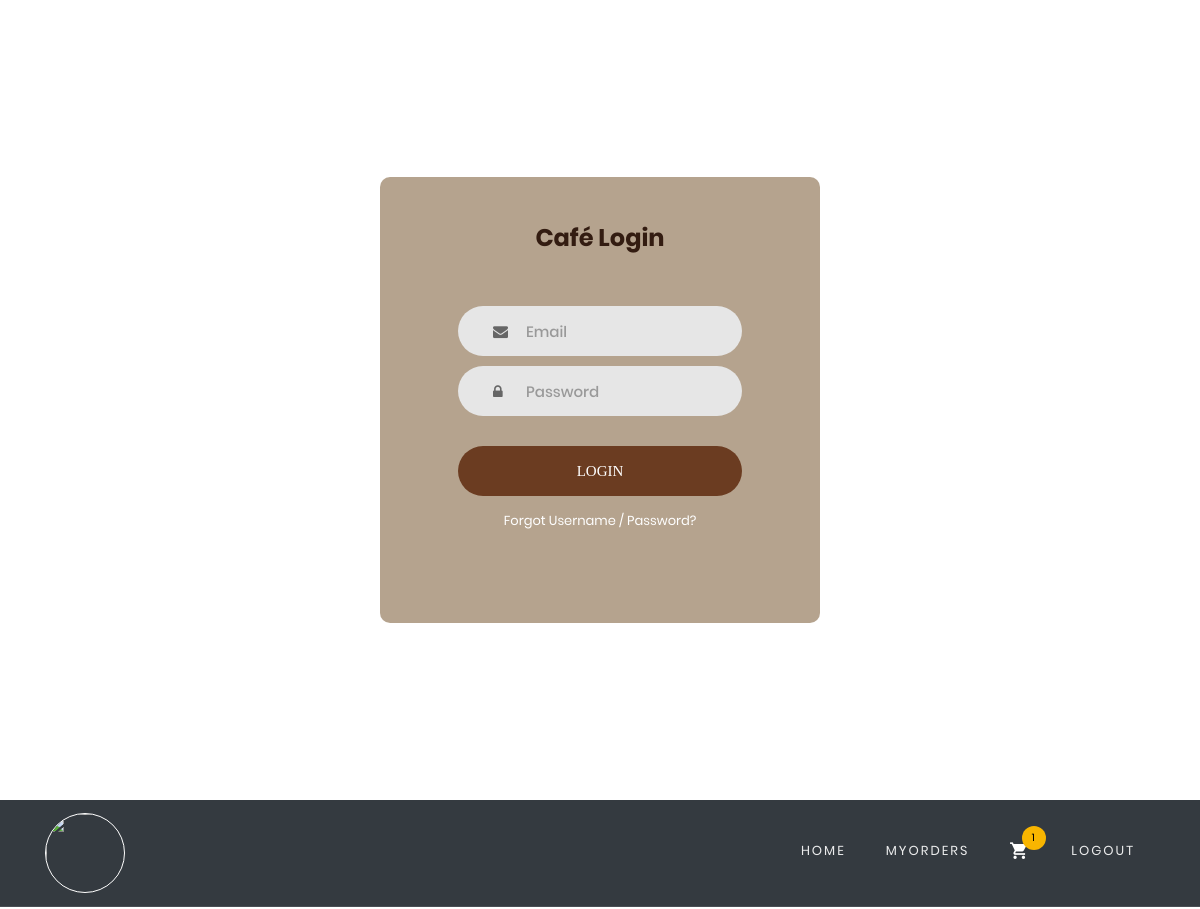
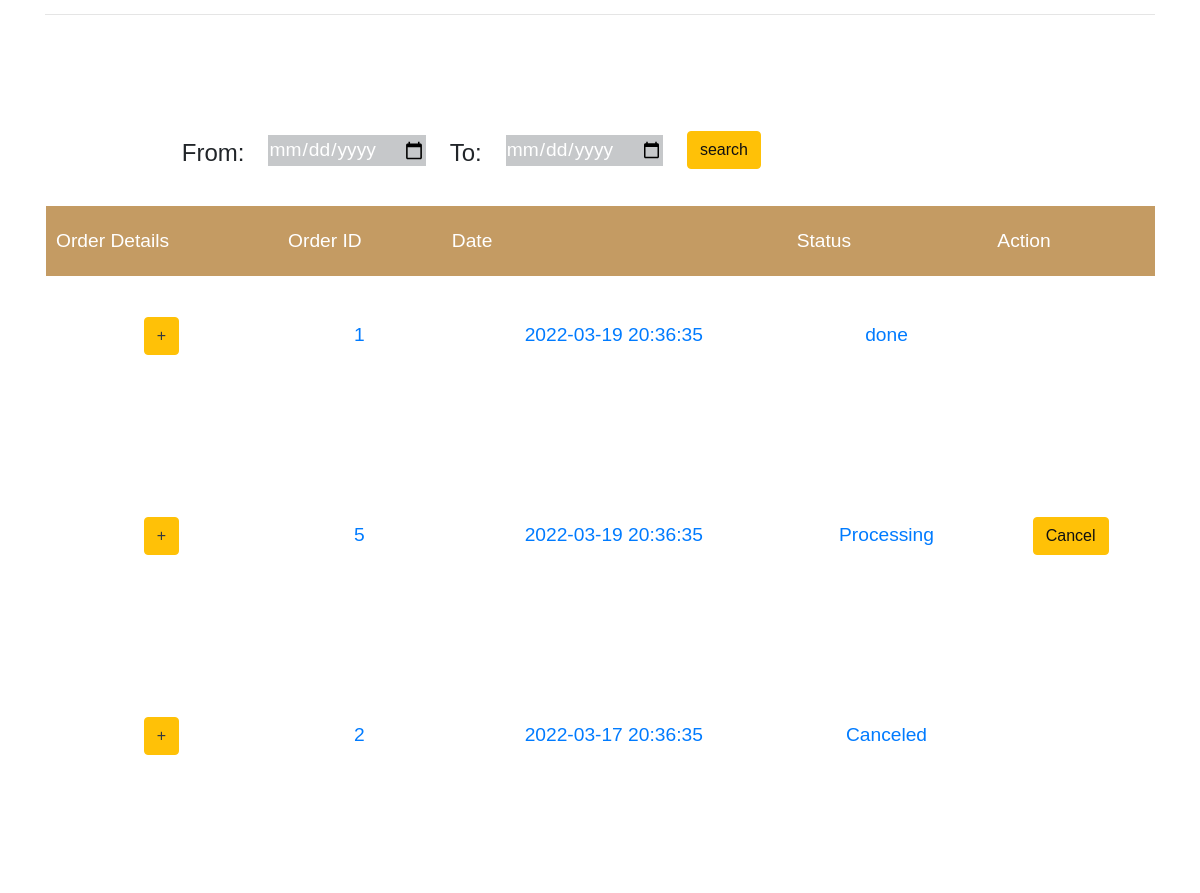
The app's page /User/myorders.php with its own data (2 pictures, top to bottom).
### tables this page shows
CREATE TABLE `orders` (
  `id` int(100) NOT NULL,
  `date` datetime NOT NULL,
  `status` varchar(100) NOT NULL,
  `totalPrice` int(100) NOT NULL,
  `user_id` int(100) NOT NULL
);

### DataBase.php (called while the page is built, shortened)
<?php
class DataBase
{
    private $userName;
    private $userPass;
    private $dsn;
    private $db;
    public function __construct()
    {
        $this->serverName  = "localhost";
        $this->userName = "root";
        $this->userPass  = "";
        $this->dbName = "cafeteria";
        $this->charSet = "utf8mb4";
        $this->dsn = "mysql:host=" . $this->serverName . "; dbname=" . $this->dbName . "; charset=" . $this->charSet;
    }
    public function connect()
    {
        try {
            $this->db = new PDO($this->dsn, $this->userName, $this->userPass);
        } catch (PDOException $err) {
            die($err->getMessage());
        }
    }
    public function userorders($uid)
    {
        try {
            $query = 'SELECT * FROM orders where  orders.user_id = ' . $uid . ' ORDER BY date DESC';
            $stmt = $this->db->prepare($query);
            $stmt->execute();
            $user_orders = $stmt->fetchAll();
            return $user_orders;
        } catch (PDOException $e) {
            return false;
        }
    }
}

### User/myorders.php (the view, shortened to what this page needs)
<?php
require_once ("../DataBase.php");
?>
<!DOCTYpE html>
<html lang="en">
<head>
    <link rel="stylesheet" href="css/animate.css">
    <link rel="stylesheet" href="css/owl.carousel.min.css">
    <link rel="stylesheet" href="css/icomoon.css">
    <link rel="stylesheet" href="css/style.css">
    <link rel="stylesheet" href="css/flaticon.css">
    <link rel="stylesheet" href="css/open-iconic-bootstrap.min.css">
    <link rel="stylesheet" href="css/owl.theme.default.min.css">
    <link rel="stylesheet" href="css/magnific-popup.css">
    <link rel="stylesheet" href="css/aos.css">
    <link rel="stylesheet" href="css/ionicons.min.css">
    <link rel="stylesheet" href="css/bootstrap-datepicker.css">
    <link rel="stylesheet" href="css/jquery.timepicker.css">
</head>
<body>
    <?php
    require_once("navbar.php");
    ?>
    <section class="container user-home">
        <hr />
        <div class="container" >
            <div class="row mt-5">
                <form class="mt-5"  method="post" action="">
                    <table class="col-8 d-flex" style="left: 20%;">
                        <tr>
                            <td>
                                <h4 class="mt-2" style="display: inline-block;">From:</h4>
                            </td>
                            <td>
                                <input class="m-4 table-bordered table-dark" type="date" name="from">
                            </td>
                            <td>
                                <h4 class="mt-2" style="display: inline-block;">To:</h4>
                            </td>
                            <td>
                                <input class="m-4 table-bordered table-dark" type="date" name="to">
                            </td>
                            <td>
                                <input class="btn btn-warning" type="submit" name="submit" value="search">
                            </td>
                        </tr>
                    </table>
                </form>
                <table class="table mt-3">
                    <thead class="thead-primary">
                        <tr class="text-center">
                            <th>Order Details</th>
                            <th>Order ID</th>
                            <th>Date</th>
                            <th>Status</th>
                            <th>Action</th>
                        </tr>
                    </thead>
                    <tbody>
                        <?php
                        $userID= 2;
                            $db = new DataBase();
                            try{
                                $db->connect();
                                $orders = $db->userorders($userID);
                                foreach ($orders as $order) {
                            ?>
                        <tr class="<?= $order['id'] ?>">
                            <td>
                                <button class="btn btn-warning btn-xs" data-bs-toggle="collapse" data-bs-target="<?php echo "#demo"  . $order['id'] ?>">
                                    <span class="text-dark">+</span>
                                </button>
                            <td class="text-primary"><?php echo $order['id']?></td>
                            <td class="text-primary"><?php echo $order["date"]?></td>
                            <td class="text-primary"><?php echo $order["status"]?></td><?php
                            if ($order["status"] == "Processing"){?>
                                <td align="center">
                                    <button class="trash btn btn btn-warning" name="status" data-value="<?=$order['id']?>"  id=<?php echo $order["id"]; ?>>Cancel</button>
                                </td>
                            <?php } ?>
                        </tr>
                        <tr class="<?= $order['id'] ?>">
                            <td colspan="5" class="hiddenRow">
                            </td>
                        </tr>
                                <?php
                                }
                        } catch (PDOException $e) {
                        echo 'Connection failed: ' . $e->getMessage();
                        }
                        ?>
                    </tbody>
                </table>
            </div>
        </div>
    </section>
</body>

### Login/css/main.css (style rules this page uses)
* { margin: 0px; padding: 0px; box-sizing: border-box; }
body, html { height: 100%; font-family: Poppins-Regular, sans-serif; background-image: url("../images/bg.jpg"); background-repeat: no-repeat; background-position: center; background-size: cover; }
a { font-family: Poppins-Regular; font-size: 14px; line-height: 1.7; color: #666666; margin: 0px; transition: all 0.4s; -webkit-transition: all 0.4s; -o-transition: all 0.4s; -moz-transition: all 0.4s; }
h1,h2,h3,h4,h5,h6 { margin: 0px; }
input { outline: none; border: none; }
button { outline: none !important; border: none; background: transparent; }
.txt2 { font-family: Poppins-Regular; font-size: 13px; line-height: 1.5; color: #ffffff; }
.limiter { width: 100%; margin: 0 auto; }
.container-login100 { width: 100%; min-height: 100vh; display: -webkit-box; display: -webkit-flex; display: -moz-box; display: -ms-flexbox; display: flex; flex-wrap: wrap; justify-content: center; align-items: center; padding: 15px; }
.wrap-login100 { width: 440px; background: rgba(157,133,105,0.75); border-radius: 10px; overflow: hidden; display: -webkit-box; display: -webkit-flex; display: -moz-box; display: -ms-flexbox; display: flex; flex-wrap: wrap; justify-content: space-between; padding: 47px 78px 91px 78px; }
.login100-form { width: 290px; }
.login100-form-title { font-family: Poppins-Bold; font-size: 24px; color: #331c11; line-height: 1.2; text-align: center; width: 100%; display: block; padding-bottom: 54px; }
.wrap-input100 { position: relative; width: 100%; z-index: 1; margin-bottom: 10px; }
.input100 { font-family: Poppins-Medium; font-size: 15px; line-height: 1.5; color: #666666; display: block; width: 100%; background: #e6e6e6; height: 50px; border-radius: 25px; padding: 0 30px 0 68px; }
.focus-input100 { display: block; position: absolute; border-radius: 25px; bottom: 0; left: 0; z-index: -1; width: 100%; height: 100%; box-shadow: 0px 0px 0px 0px; color: rgba(87,184,70, 0.8); }
.symbol-input100 { font-size: 15px; display: -webkit-box; display: -webkit-flex; display: -moz-box; display: -ms-flexbox; display: flex; align-items: center; position: absolute; border-radius: 25px; bottom: 0; left: 0; width: 100%; height: 100%; padding-left: 35px; pointer-events: none; color: #666666; -webkit-transition: all 0.4s; -o-transition: all 0.4s; -moz-transition: all 0.4s; transition: all 0.4s; }
.container-login100-form-btn { width: 100%; display: -webkit-box; display: -webkit-flex; display: -moz-box; display: -ms-flexbox; display: flex; flex-wrap: wrap; justify-content: center; padding-top: 20px; }
.login100-form-btn { font-family: Montserrat-Bold; font-size: 15px; line-height: 1.5; color: #fff; text-transform: uppercase; width: 100%; height: 50px; border-radius: 25px; background: #6b3c21; display: -webkit-box; display: -webkit-flex; display: -moz-box; display: -ms-flexbox; display: flex; justify-content: center; align-items: center; padding: 0 25px; -webkit-transition: all 0.4s; -o-transition: all 0.4s; -moz-transition: all 0.4s; transition: all 0.4s; }
.validate-input { position: relative; }

### User/myorders.php (style rules this page uses)
table { font-size: larger; font-family:Verdana, Geneva, Tahoma, sans-serif; }

### records on screen
orders: id "1", date "2022-03-19 20:36:35", status "done"
orders: id "5", date "2022-03-19 20:36:35", status "Processing"
orders: id "2", date "2022-03-17 20:36:35", status "Canceled"
